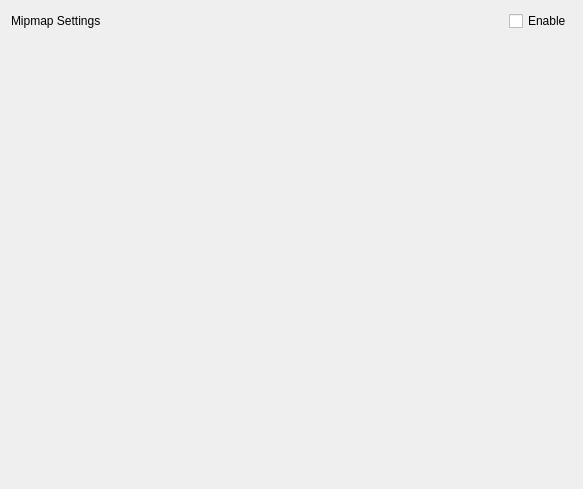
<?xml version="1.0" encoding="UTF-8"?>
<ui version="4.0">
 <class>MipmapSettingWidget</class>
 <widget class="QWidget" name="MipmapSettingWidget">
  <property name="geometry">
   <rect>
    <x>0</x>
    <y>0</y>
    <width>583</width>
    <height>489</height>
   </rect>
  </property>
  <property name="sizePolicy">
   <sizepolicy hsizetype="Expanding" vsizetype="Expanding">
    <horstretch>0</horstretch>
    <verstretch>0</verstretch>
   </sizepolicy>
  </property>
  <property name="windowTitle">
   <string>Form</string>
  </property>
  <layout class="QVBoxLayout" name="verticalLayout">
   <item>
    <layout class="QHBoxLayout" name="horizontalLayout">
     <item>
      <widget class="QLabel" name="label">
       <property name="text">
        <string>Mipmap Settings</string>
       </property>
      </widget>
     </item>
     <item>
      <spacer name="horizontalSpacer">
       <property name="orientation">
        <enum>Qt::Horizontal</enum>
       </property>
       <property name="sizeHint" stdset="0">
        <size>
         <width>40</width>
         <height>20</height>
        </size>
       </property>
      </spacer>
     </item>
     <item>
      <widget class="QCheckBox" name="enableCheckBox">
       <property name="text">
        <string>Enable</string>
       </property>
      </widget>
     </item>
    </layout>
   </item>
   <item>
    <widget class="AzToolsFramework::ReflectedPropertyEditor" name="propertyEditor">
     <property name="sizePolicy">
      <sizepolicy hsizetype="Expanding" vsizetype="Expanding">
       <horstretch>0</horstretch>
       <verstretch>0</verstretch>
      </sizepolicy>
     </property>
    </widget>
   </item>
   <item>
    <spacer name="verticalSpacer">
     <property name="orientation">
      <enum>Qt::Vertical</enum>
     </property>
     <property name="sizeHint" stdset="0">
      <size>
       <width>20</width>
       <height>1</height>
      </size>
     </property>
    </spacer>
   </item>
  </layout>
 </widget>
 <customwidgets>
  <customwidget>
   <class>AzToolsFramework::ReflectedPropertyEditor</class>
   <extends>QFrame</extends>
   <header location="global">AZToolsFramework/UI/PropertyEditor/ReflectedPropertyEditor.hxx</header>
   <container>1</container>
  </customwidget>
 </customwidgets>
 <resources/>
 <connections/>
</ui>
